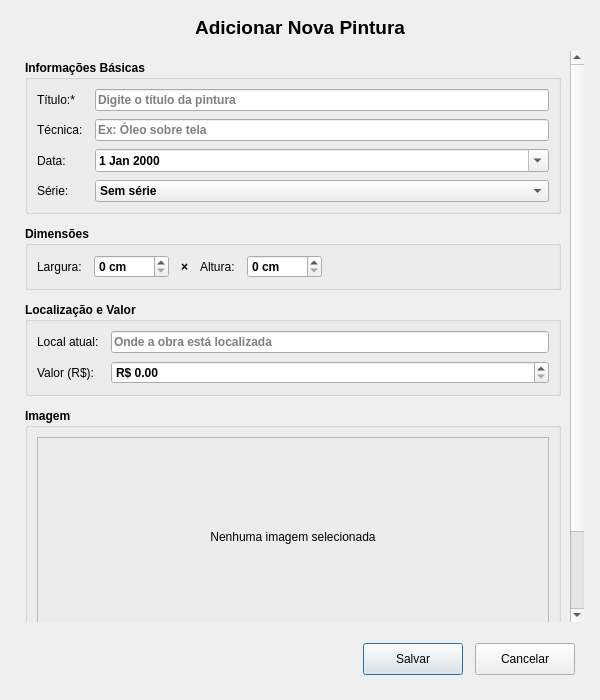
<?xml version="1.0" encoding="UTF-8"?>
<ui version="4.0">
 <class>Dialog</class>
 <widget class="QDialog" name="Dialog">
  <property name="geometry">
   <rect>
    <x>0</x>
    <y>0</y>
    <width>600</width>
    <height>700</height>
   </rect>
  </property>
  <property name="minimumSize">
   <size>
    <width>580</width>
    <height>650</height>
   </size>
  </property>
  <property name="windowTitle">
   <string>Adicionar Pintura</string>
  </property>
  <layout class="QVBoxLayout" name="mainLayout">
   <property name="spacing">
    <number>12</number>
   </property>
   <property name="leftMargin">
    <number>16</number>
   </property>
   <property name="topMargin">
    <number>16</number>
   </property>
   <property name="rightMargin">
    <number>16</number>
   </property>
   <property name="bottomMargin">
    <number>16</number>
   </property>
   <item>
    <widget class="QLabel" name="titleLabel">
     <property name="text">
      <string>Adicionar Nova Pintura</string>
     </property>
     <property name="alignment">
      <set>Qt::AlignCenter</set>
     </property>
     <property name="font">
      <font>
       <pointsize>14</pointsize>
       <weight>75</weight>
       <bold>true</bold>
      </font>
     </property>
    </widget>
   </item>
   <item>
    <widget class="QScrollArea" name="scrollArea">
     <property name="frameShape">
      <enum>QFrame::NoFrame</enum>
     </property>
     <property name="widgetResizable">
      <bool>true</bool>
     </property>
     <widget class="QWidget" name="scrollAreaWidgetContents">
      <property name="geometry">
       <rect>
        <x>0</x>
        <y>0</y>
        <width>568</width>
        <height>600</height>
       </rect>
      </property>
      <layout class="QVBoxLayout" name="contentLayout">
       <property name="spacing">
        <number>12</number>
       </property>
       <item>
        <widget class="QGroupBox" name="groupBoxBasico">
         <property name="title">
          <string>Informações Básicas</string>
         </property>
         <property name="font">
          <font>
           <weight>75</weight>
           <bold>true</bold>
          </font>
         </property>
         <layout class="QFormLayout" name="basicoLayout">
          <property name="horizontalSpacing">
           <number>12</number>
          </property>
          <property name="verticalSpacing">
           <number>8</number>
          </property>
          <item row="0" column="0">
           <widget class="QLabel" name="labelTitulo">
            <property name="text">
             <string>Título:*</string>
            </property>
            <property name="font">
             <font>
              <weight>50</weight>
              <bold>false</bold>
             </font>
            </property>
           </widget>
          </item>
          <item row="0" column="1">
           <widget class="QLineEdit" name="titulo">
            <property name="placeholderText">
             <string>Digite o título da pintura</string>
            </property>
           </widget>
          </item>
          <item row="1" column="0">
           <widget class="QLabel" name="labelTecnica">
            <property name="text">
             <string>Técnica:</string>
            </property>
            <property name="font">
             <font>
              <weight>50</weight>
              <bold>false</bold>
             </font>
            </property>
           </widget>
          </item>
          <item row="1" column="1">
           <widget class="QLineEdit" name="tecnica">
            <property name="placeholderText">
             <string>Ex: Óleo sobre tela</string>
            </property>
           </widget>
          </item>
          <item row="2" column="0">
           <widget class="QLabel" name="labelData">
            <property name="text">
             <string>Data:</string>
            </property>
            <property name="font">
             <font>
              <weight>50</weight>
              <bold>false</bold>
             </font>
            </property>
           </widget>
          </item>
          <item row="2" column="1">
           <widget class="QDateEdit" name="data">
            <property name="calendarPopup">
             <bool>true</bool>
            </property>
           </widget>
          </item>
          <item row="3" column="0">
           <widget class="QLabel" name="labelSerie">
            <property name="text">
             <string>Série:</string>
            </property>
            <property name="font">
             <font>
              <weight>50</weight>
              <bold>false</bold>
             </font>
            </property>
           </widget>
          </item>
          <item row="3" column="1">
           <widget class="QComboBox" name="serie">
            <item>
             <property name="text">
              <string>Sem série</string>
             </property>
            </item>
           </widget>
          </item>
         </layout>
        </widget>
       </item>
       <item>
        <widget class="QGroupBox" name="groupBoxTamanho">
         <property name="title">
          <string>Dimensões</string>
         </property>
         <property name="font">
          <font>
           <weight>75</weight>
           <bold>true</bold>
          </font>
         </property>
         <layout class="QHBoxLayout" name="tamanhoLayout">
          <property name="spacing">
           <number>12</number>
          </property>
          <item>
           <widget class="QLabel" name="labelLargura">
            <property name="text">
             <string>Largura:</string>
            </property>
            <property name="font">
             <font>
              <weight>50</weight>
              <bold>false</bold>
             </font>
            </property>
           </widget>
          </item>
          <item>
           <widget class="QSpinBox" name="largura">
            <property name="suffix">
             <string> cm</string>
            </property>
            <property name="maximum">
             <number>9999</number>
            </property>
           </widget>
          </item>
          <item>
           <widget class="QLabel" name="labelX">
            <property name="text">
             <string>×</string>
            </property>
            <property name="alignment">
             <set>Qt::AlignCenter</set>
            </property>
           </widget>
          </item>
          <item>
           <widget class="QLabel" name="labelAltura">
            <property name="text">
             <string>Altura:</string>
            </property>
            <property name="font">
             <font>
              <weight>50</weight>
              <bold>false</bold>
             </font>
            </property>
           </widget>
          </item>
          <item>
           <widget class="QSpinBox" name="altura">
            <property name="suffix">
             <string> cm</string>
            </property>
            <property name="maximum">
             <number>9999</number>
            </property>
           </widget>
          </item>
          <item>
           <spacer name="tamanhoSpacer">
            <property name="orientation">
             <enum>Qt::Horizontal</enum>
            </property>
            <property name="sizeHint" stdset="0">
             <size>
              <width>40</width>
              <height>20</height>
             </size>
            </property>
           </spacer>
          </item>
         </layout>
        </widget>
       </item>
       <item>
        <widget class="QGroupBox" name="groupBoxLocal">
         <property name="title">
          <string>Localização e Valor</string>
         </property>
         <property name="font">
          <font>
           <weight>75</weight>
           <bold>true</bold>
          </font>
         </property>
         <layout class="QFormLayout" name="localLayout">
          <property name="horizontalSpacing">
           <number>12</number>
          </property>
          <property name="verticalSpacing">
           <number>8</number>
          </property>
          <item row="0" column="0">
           <widget class="QLabel" name="labelLocal">
            <property name="text">
             <string>Local atual:</string>
            </property>
            <property name="font">
             <font>
              <weight>50</weight>
              <bold>false</bold>
             </font>
            </property>
           </widget>
          </item>
          <item row="0" column="1">
           <widget class="QLineEdit" name="local">
            <property name="placeholderText">
             <string>Onde a obra está localizada</string>
            </property>
           </widget>
          </item>
          <item row="1" column="0">
           <widget class="QLabel" name="labelPreco">
            <property name="text">
             <string>Valor (R$):</string>
            </property>
            <property name="font">
             <font>
              <weight>50</weight>
              <bold>false</bold>
             </font>
            </property>
           </widget>
          </item>
          <item row="1" column="1">
           <widget class="QDoubleSpinBox" name="preco">
            <property name="prefix">
             <string>R$ </string>
            </property>
            <property name="maximum">
             <double>999999.990000000000000</double>
            </property>
           </widget>
          </item>
         </layout>
        </widget>
       </item>
       <item>
        <widget class="QGroupBox" name="groupBoxImagem">
         <property name="title">
          <string>Imagem</string>
         </property>
         <property name="font">
          <font>
           <weight>75</weight>
           <bold>true</bold>
          </font>
         </property>
         <layout class="QVBoxLayout" name="imagemLayout">
          <property name="spacing">
           <number>8</number>
          </property>
          <item>
           <widget class="QFrame" name="frameImagem">
            <property name="minimumSize">
             <size>
              <width>0</width>
              <height>200</height>
             </size>
            </property>
            <property name="frameShape">
             <enum>QFrame::StyledPanel</enum>
            </property>
            <layout class="QVBoxLayout" name="previewLayout">
             <item>
              <widget class="QLabel" name="previewImagem">
               <property name="text">
                <string>Nenhuma imagem selecionada</string>
               </property>
               <property name="alignment">
                <set>Qt::AlignCenter</set>
               </property>
               <property name="font">
                <font>
                 <weight>50</weight>
                 <bold>false</bold>
                </font>
               </property>
              </widget>
             </item>
            </layout>
           </widget>
          </item>
          <item>
           <widget class="QFrame" name="frameImagemBotoes">
            <layout class="QHBoxLayout" name="imagemBotoesLayout">
             <property name="spacing">
              <number>8</number>
             </property>
             <item>
              <widget class="QPushButton" name="btnSelecionarImagem">
               <property name="minimumSize">
                <size>
                 <width>120</width>
                 <height>32</height>
                </size>
               </property>
               <property name="text">
                <string>Selecionar Imagem</string>
               </property>
              </widget>
             </item>
             <item>
              <widget class="QPushButton" name="btnRemoverImagem">
               <property name="minimumSize">
                <size>
                 <width>120</width>
                 <height>32</height>
                </size>
               </property>
               <property name="text">
                <string>Remover Imagem</string>
               </property>
               <property name="enabled">
                <bool>false</bool>
               </property>
              </widget>
             </item>
             <item>
              <spacer name="imagemSpacer">
               <property name="orientation">
                <enum>Qt::Horizontal</enum>
               </property>
               <property name="sizeHint" stdset="0">
                <size>
                 <width>40</width>
                 <height>20</height>
                </size>
               </property>
              </spacer>
             </item>
            </layout>
           </widget>
          </item>
         </layout>
        </widget>
       </item>
       <item>
        <spacer name="verticalSpacer">
         <property name="orientation">
          <enum>Qt::Vertical</enum>
         </property>
         <property name="sizeHint" stdset="0">
          <size>
           <width>20</width>
           <height>40</height>
          </size>
         </property>
        </spacer>
       </item>
      </layout>
     </widget>
    </widget>
   </item>
   <item>
    <widget class="QFrame" name="buttonFrame">
     <property name="frameShape">
      <enum>QFrame::NoFrame</enum>
     </property>
     <layout class="QHBoxLayout" name="buttonLayout">
      <property name="spacing">
       <number>12</number>
      </property>
      <item>
       <spacer name="buttonSpacer">
        <property name="orientation">
         <enum>Qt::Horizontal</enum>
        </property>
        <property name="sizeHint" stdset="0">
         <size>
          <width>40</width>
          <height>20</height>
         </size>
        </property>
       </spacer>
      </item>
      <item>
       <widget class="QPushButton" name="btnSalvar">
        <property name="minimumSize">
         <size>
          <width>100</width>
          <height>32</height>
         </size>
        </property>
        <property name="text">
         <string>Salvar</string>
        </property>
        <property name="default">
         <bool>true</bool>
        </property>
       </widget>
      </item>
      <item>
       <widget class="QPushButton" name="btnCancelar">
        <property name="minimumSize">
         <size>
          <width>100</width>
          <height>32</height>
         </size>
        </property>
        <property name="text">
         <string>Cancelar</string>
        </property>
       </widget>
      </item>
     </layout>
    </widget>
   </item>
  </layout>
 </widget>
 <resources/>
 <connections>
  <connection>
   <sender>btnCancelar</sender>
   <signal>clicked()</signal>
   <receiver>Dialog</receiver>
   <slot>reject()</slot>
   <hints>
    <hint type="sourcelabel">
     <x>531</x>
     <y>669</y>
    </hint>
    <hint type="destinationlabel">
     <x>299</x>
     <y>349</y>
    </hint>
   </hints>
  </connection>
 </connections>
</ui>
